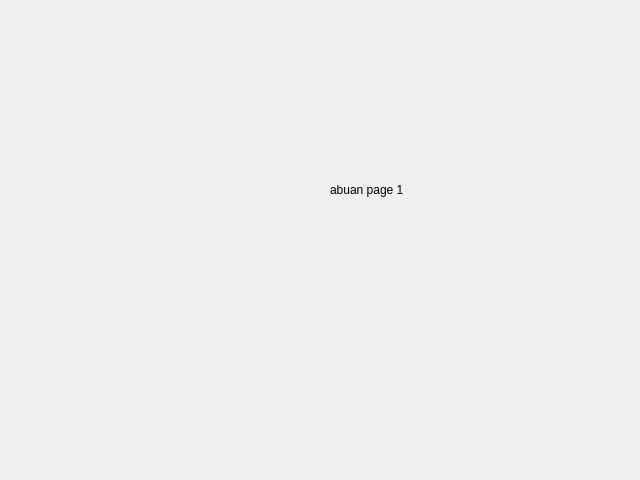
<?xml version="1.0" encoding="UTF-8"?>
<ui version="4.0">
 <class>contacts1</class>
 <widget class="QWidget" name="contacts1">
  <property name="geometry">
   <rect>
    <x>0</x>
    <y>0</y>
    <width>640</width>
    <height>480</height>
   </rect>
  </property>
  <property name="windowTitle">
   <string>Form</string>
  </property>
  <widget class="QLabel" name="label">
   <property name="geometry">
    <rect>
     <x>330</x>
     <y>180</y>
     <width>121</width>
     <height>20</height>
    </rect>
   </property>
   <property name="text">
    <string>abuan page 1</string>
   </property>
  </widget>
 </widget>
 <resources/>
 <connections/>
</ui>
